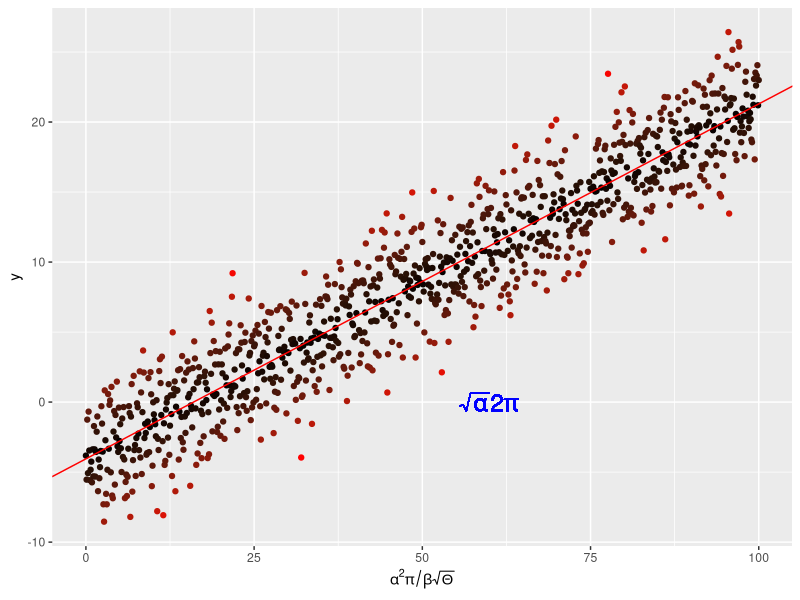

Recreate this plot in R.
install.packages("ggplot2")
require(ggplot2)
x = seq(0,100, by=0.1)
y =-4. + 0.25*x + rnorm(length(x),mean=0.,sd=2.5)
my_data = data.frame(x=x, y=y)
my_lm = summary(lm(y~x,data=my_data))

pdf("../results/MyLinReg.pdf")
p = ggplot(my_data, aes(x=x,y=y,colour = abs(my_lm$residuals)))+ geom_point() +scale_colour_gradient(low="black", high = "red")+theme(legend.position = "none")+scale_x_continuous(expression(alpha^2*pi/beta*sqrt(Theta)))
p = p+ geom_abline(intercept = my_lm$coefficients[1][1],slope = my_lm$coefficients[2][1] ,colour = "red")
p = p+geom_text(aes(x=60,y=0,label = "sqrt(alpha)*2*pi"),parse = T, size=6, colour="blue")
p
graphics.off()
